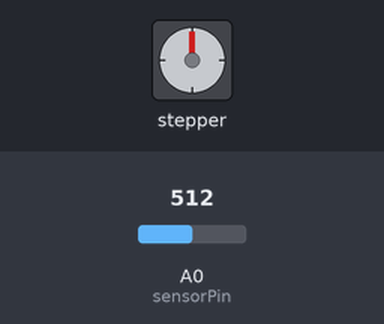
Bench run of a sketch on a simulated Arduino Uno, built with avr-gcc and run on an emulated ATmega328P. Shown: stepper motor. Inputs (shaded band) come from the test bench; at power-on: A0 (sensorPin) = 512. Stepper angles assume 200 steps per turn.

Above: at 0.15 s.
At 10.38 s:
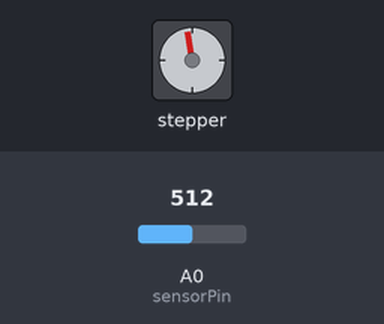
At 21.0 s:
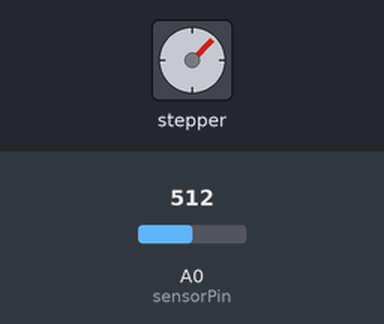
At 39.1 s:
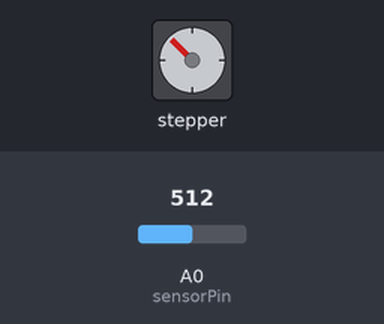
Timing chart, 0 to 40.0 s (numbered marks = the images above):
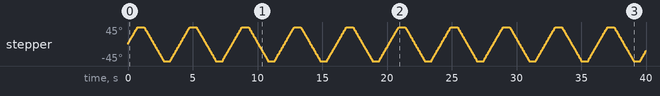

The sketch:

SensorSweep.ino
```cpp
/**
 * This program shows how to sweep the stepepr motor across a region while
 * taking sensor readings along the way
 */

// Include stepper library
#include <Stepper.h>

// defines
#define STEPS 200

// Sensor pin
int sensorPin = A0;

// Stepper motor pin assignments
int INA2 = 7;
int INA1 = 8;
int INB1 = 9;
int INB2 = 6;

// define our stepper motor object
Stepper stepper(STEPS, 7, 8, 9, 6);

void setup() {
  stepper.setSpeed(10);
}

int sensorValue;
int currentSteps = 0;
int stepsPerLoop = 1;

void loop() {

  if ((currentSteps >= 25) || (currentSteps <= -25)){
    delay(500);
    stepsPerLoop *= -1;
  }

  stepper.step(stepsPerLoop);
  currentSteps += stepsPerLoop;
  sensorValue = analogRead(sensorPin);
}
```
